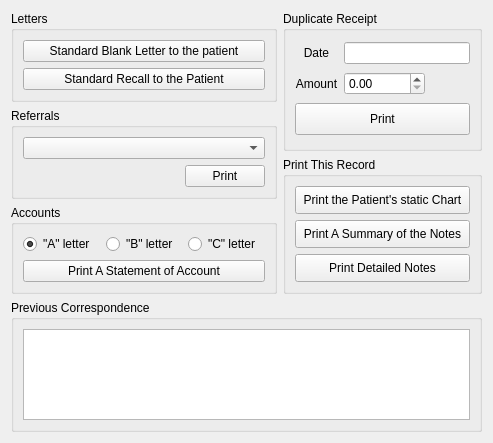
                 <widget class="QWidget" name="scrollAreaWidgetContents_8" >
                  <property name="geometry" >
                   <rect>
                    <x>0</x>
                    <y>0</y>
                    <width>493</width>
                    <height>443</height>
                   </rect>
                  </property>
                  <layout class="QGridLayout" name="gridLayout_20" >
                   <item row="0" column="0" >
                    <widget class="QGroupBox" name="groupBox_6" >
                     <property name="title" >
                      <string>Letters</string>
                     </property>
                     <layout class="QVBoxLayout" name="verticalLayout_6" >
                      <item>
                       <widget class="QPushButton" name="standardLetterPushButton" >
                        <property name="sizePolicy" >
                         <sizepolicy vsizetype="Preferred" hsizetype="Preferred" >
                          <horstretch>0</horstretch>
                          <verstretch>0</verstretch>
                         </sizepolicy>
                        </property>
                        <property name="text" >
                         <string>Standard Blank Letter to the patient</string>
                        </property>
                       </widget>
                      </item>
                      <item>
                       <widget class="QPushButton" name="printRecall_pushButton" >
                        <property name="text" >
                         <string>Standard Recall to the Patient</string>
                        </property>
                       </widget>
                      </item>
                     </layout>
                    </widget>
                   </item>
                   <item rowspan="2" row="0" column="1" >
                    <widget class="QGroupBox" name="groupBox_2" >
                     <property name="title" >
                      <string>Duplicate Receipt</string>
                     </property>
                     <layout class="QGridLayout" name="gridLayout_12" >
                      <item row="0" column="0" >
                       <widget class="QLabel" name="label_7" >
                        <property name="text" >
                         <string>Date</string>
                        </property>
                        <property name="alignment" >
                         <set>Qt::AlignCenter</set>
                        </property>
                       </widget>
                      </item>
                      <item row="1" column="0" >
                       <widget class="QLabel" name="label_11" >
                        <property name="text" >
                         <string>Amount</string>
                        </property>
                        <property name="alignment" >
                         <set>Qt::AlignCenter</set>
                        </property>
                       </widget>
                      </item>
                      <item row="1" column="1" >
                       <widget class="QDoubleSpinBox" name="receiptDoubleSpinBox" >
                        <property name="maximumSize" >
                         <size>
                          <width>81</width>
                          <height>16777215</height>
                         </size>
                        </property>
                       </widget>
                      </item>
                      <item row="2" column="0" colspan="2" >
                       <widget class="QPushButton" name="receiptPrintButton" >
                        <property name="sizePolicy" >
                         <sizepolicy vsizetype="Preferred" hsizetype="Preferred" >
                          <horstretch>0</horstretch>
                          <verstretch>0</verstretch>
                         </sizepolicy>
                        </property>
                        <property name="maximumSize" >
                         <size>
                          <width>16777215</width>
                          <height>32</height>
                         </size>
                        </property>
                        <property name="toolTip" >
                         <string>Print a receipt - useful for duplicates.</string>
                        </property>
                        <property name="text" >
                         <string>Print</string>
                        </property>
                       </widget>
                      </item>
                      <item row="0" column="1" >
                       <widget class="QLineEdit" name="dupReceiptDate_lineEdit" />
                      </item>
                     </layout>
                    </widget>
                   </item>
                   <item rowspan="2" row="1" column="0" >
                    <widget class="QGroupBox" name="groupBox_7" >
                     <property name="title" >
                      <string>Referrals</string>
                     </property>
                     <layout class="QGridLayout" name="gridLayout_13" >
                      <item row="0" column="0" colspan="2" >
                       <widget class="QComboBox" name="referralLettersComboBox" >
                        <property name="minimumSize" >
                         <size>
                          <width>240</width>
                          <height>0</height>
                         </size>
                        </property>
                       </widget>
                      </item>
                      <item row="1" column="0" >
                       <spacer name="horizontalSpacer" >
                        <property name="orientation" >
                         <enum>Qt::Horizontal</enum>
                        </property>
                        <property name="sizeHint" stdset="0" >
                         <size>
                          <width>156</width>
                          <height>20</height>
                         </size>
                        </property>
                       </spacer>
                      </item>
                      <item row="1" column="1" >
                       <widget class="QPushButton" name="referralLettersPrintButton" >
                        <property name="sizePolicy" >
                         <sizepolicy vsizetype="Preferred" hsizetype="Preferred" >
                          <horstretch>0</horstretch>
                          <verstretch>0</verstretch>
                         </sizepolicy>
                        </property>
                        <property name="maximumSize" >
                         <size>
                          <width>16777215</width>
                          <height>16777215</height>
                         </size>
                        </property>
                        <property name="text" >
                         <string>Print</string>
                        </property>
                       </widget>
                      </item>
                     </layout>
                    </widget>
                   </item>
                   <item rowspan="2" row="2" column="1" >
                    <widget class="QGroupBox" name="groupBox_8" >
                     <property name="title" >
                      <string>Print This Record</string>
                     </property>
                     <layout class="QVBoxLayout" name="verticalLayout_7" >
                      <item>
                       <widget class="QPushButton" name="exportChartPrintButton" >
                        <property name="sizePolicy" >
                         <sizepolicy vsizetype="Preferred" hsizetype="Preferred" >
                          <horstretch>0</horstretch>
                          <verstretch>0</verstretch>
                         </sizepolicy>
                        </property>
                        <property name="maximumSize" >
                         <size>
                          <width>16777215</width>
                          <height>16777215</height>
                         </size>
                        </property>
                        <property name="toolTip" >
                         <string>Print a patient's static chart.</string>
                        </property>
                        <property name="text" >
                         <string>Print the Patient's static Chart</string>
                        </property>
                       </widget>
                      </item>
                      <item>
                       <widget class="QPushButton" name="simpleNotesPrintButton" >
                        <property name="sizePolicy" >
                         <sizepolicy vsizetype="Preferred" hsizetype="Preferred" >
                          <horstretch>0</horstretch>
                          <verstretch>0</verstretch>
                         </sizepolicy>
                        </property>
                        <property name="maximumSize" >
                         <size>
                          <width>16777215</width>
                          <height>16777215</height>
                         </size>
                        </property>
                        <property name="toolTip" >
                         <string>Print a summary of the patient's notes (for them to take on). Includes No fee details.</string>
                        </property>
                        <property name="text" >
                         <string>Print A Summary of the Notes</string>
                        </property>
                       </widget>
                      </item>
                      <item>
                       <widget class="QPushButton" name="detailedNotesPrintButton" >
                        <property name="sizePolicy" >
                         <sizepolicy vsizetype="Preferred" hsizetype="Preferred" >
                          <horstretch>0</horstretch>
                          <verstretch>0</verstretch>
                         </sizepolicy>
                        </property>
                        <property name="maximumSize" >
                         <size>
                          <width>16777215</width>
                          <height>16777215</height>
                         </size>
                        </property>
                        <property name="toolTip" >
                         <string>Print a summary of the patient's notes. Includes FEE and ESTIMATE details.</string>
                        </property>
                        <property name="text" >
                         <string>Print Detailed Notes</string>
                        </property>
                       </widget>
                      </item>
                     </layout>
                    </widget>
                   </item>
                   <item row="3" column="0" >
                    <widget class="QGroupBox" name="groupBox_9" >
                     <property name="title" >
                      <string>Accounts</string>
                     </property>
                     <layout class="QGridLayout" name="gridLayout_22" >
                      <item row="0" column="0" >
                       <widget class="QRadioButton" name="accountA_radioButton" >
                        <property name="text" >
                         <string>"A" letter</string>
                        </property>
                        <property name="checked" >
                         <bool>true</bool>
                        </property>
                       </widget>
                      </item>
                      <item row="0" column="1" >
                       <widget class="QRadioButton" name="accountB_radioButton" >
                        <property name="text" >
                         <string>"B" letter</string>
                        </property>
                       </widget>
                      </item>
                      <item row="0" column="2" >
                       <widget class="QRadioButton" name="accountC_radioButton" >
                        <property name="text" >
                         <string>"C" letter</string>
                        </property>
                       </widget>
                      </item>
                      <item row="1" column="0" colspan="3" >
                       <widget class="QPushButton" name="account2_pushButton" >
                        <property name="sizePolicy" >
                         <sizepolicy vsizetype="Preferred" hsizetype="Minimum" >
                          <horstretch>0</horstretch>
                          <verstretch>0</verstretch>
                         </sizepolicy>
                        </property>
                        <property name="text" >
                         <string>Print A Statement of Account</string>
                        </property>
                       </widget>
                      </item>
                     </layout>
                    </widget>
                   </item>
                   <item row="4" column="0" colspan="2" >
                    <widget class="QGroupBox" name="groupBox_3" >
                     <property name="title" >
                      <string>Previous Correspondence</string>
                     </property>
                     <layout class="QHBoxLayout" name="horizontalLayout_16" >
                      <item>
                       <widget class="QListWidget" name="previousCorrespondence_listWidget" />
                      </item>
                     </layout>
                    </widget>
                   </item>
                  </layout>
                 </widget>
